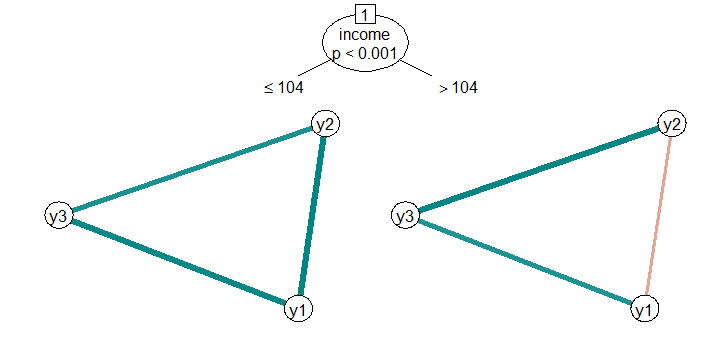

Write R code to recreate this figure.
Library(networktree)

set.seed(1)
d <- data.frame(income = 1:200, group = runif(200, -1, 1))
d <- cbind(d, rbind(
  mvtnorm::rmvnorm(100, mean = c(0, 0, 0),
          sigma = matrix(c(1, 0.5, 0.5, 0.5, 1, 0.5, 0.5, 0.5, 1), ncol = 3)),
  mvtnorm::rmvnorm(100, mean = c(0, 0, 0),
          sigma = matrix(c(1, -.1, 0.5, -.1, 1, 0.5, 0.5, 0.5, 1), ncol = 3))
))
colnames(d)[3:5] <- paste0("y", 1:3)

## Formula interface
tree2 <- networktree(y1 + y2 + y3 ~ income + group, data=d)

## plot 
plot(tree2, label.cex=2)

plot(tree2, terminal_panel = "box")
plot(tree2, terminal_panel = "matrix")

## Conditional version
tree3 <- networktree(y1 + y2 + y3 ~ income + group, data=d, 
                     method="ctree")
plot(tree3)

## Change control arguments
tree4 <- networktree(nodevars=d[,3:5], splitvars=d[,1:2],
                     alpha=0.01)
